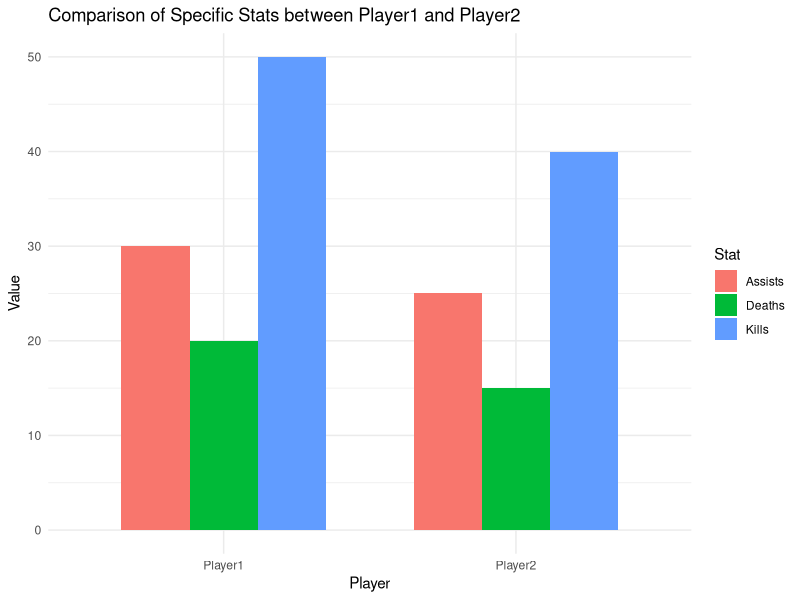

This figure's R source:
library(ggplot2)
library(dplyr)

# Sample esports data - testing sample values to figure out how graph works
esports_data <- data.frame(
  Player = c("Player1", "Player2", "Player3", "Player4"), # Real implementation - row in matrix that contains player names
  Score = c(120, 90, 110, 80), # Real implementation - row in matrix that contains score
  Kills = c(50, 40, 60, 30), # Real implementation - row in matrix that contains kills
  Deaths = c(20, 15, 25, 18), # Real implementation - row in matrix that contains deaths
  Assists = c(30, 25, 35, 20) # Real implementation - row in matrix that contains assists
)

# Further implementation - rows in matrix that contain any other relevant information for graphing

# Function to compare stats between two players and display bar graphs
comparePlayersWithBarGraphs <- function(player_data, player1, player2) {
  player1_row <- player_data[player_data$Player == player1, ]
  player2_row <- player_data[player_data$Player == player2, ]

  if (nrow(player1_row) == 0 || nrow(player2_row) == 0) {
    cat("One or both players not found. Please check the player names and try again.\n")
    return(NULL)
  }

  # Comparison of specific stats for selected players
  selected_players <- player_data[player_data$Player %in% c(player1, player2), ]
  comparison_data_long <- tidyr::pivot_longer(selected_players, cols = c("Kills", "Deaths", "Assists"), names_to = "Stat", values_to = "Value")

  # Visualization: Bar chart of selected stats for each player
  ggplot(comparison_data_long, aes(x = Player, y = Value, fill = Stat)) +
    geom_bar(position = "dodge", stat = "identity", width = 0.7) +
    labs(title = paste("Comparison of Specific Stats between", player1, "and", player2),
         x = "Player",
         y = "Value",
         fill = "Stat") +
    theme_minimal()
}

# Example usage
player1 <- "Player1"
player2 <- "Player2"
comparePlayersWithBarGraphs(esports_data, player1, player2)
